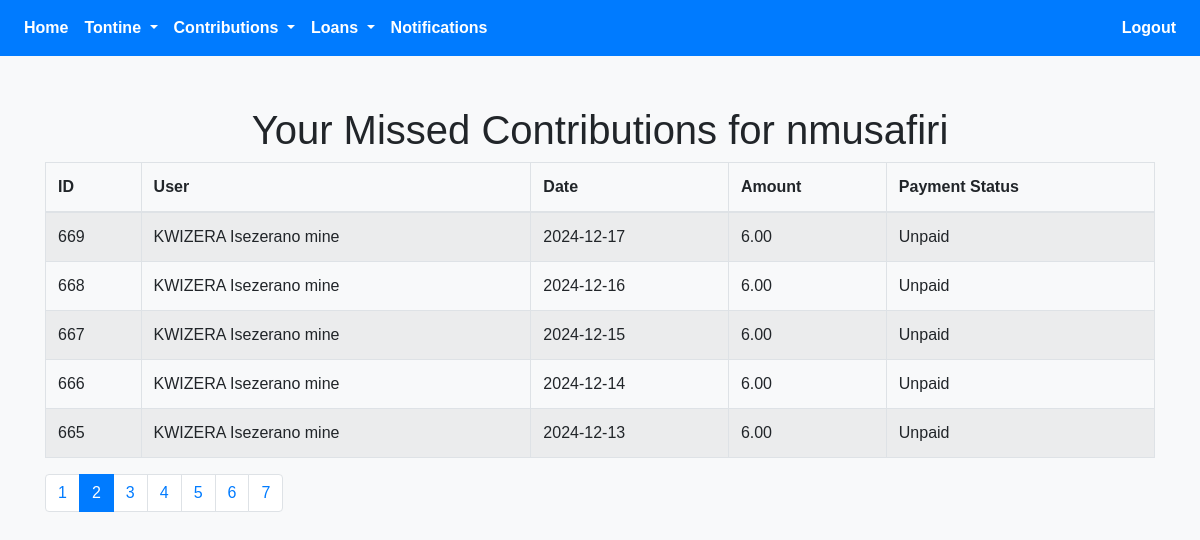
Screenshot of /missed_contribution_admin.php?id=58&page=2 (signed in) with the database file from the repository.
### tables this page shows
CREATE TABLE `tontine` (
  `id` int(11) NOT NULL,
  `tontine_name` varchar(255) NOT NULL,
  `logo` varchar(255) DEFAULT NULL,
  `join_date` date NOT NULL,
  `province` varchar(100) NOT NULL,
  `district` varchar(100) NOT NULL,
  `sector` varchar(100) NOT NULL,
  `total_contributions` decimal(10,2) NOT NULL,
  `occurrence` enum('Daily','Weekly','Monthly') NOT NULL,
  `time` time DEFAULT NULL,
  `day` enum('Monday','Tuesday','Wednesday','Thursday','Friday','Saturday','Sunday') DEFAULT NULL,
  `date` date DEFAULT NULL,
  `created_at` timestamp NOT NULL DEFAULT current_timestamp(),
  `user_id` int(11) DEFAULT NULL,
  `role` varchar(30) NOT NULL,
  `purpose` varchar(255) NOT NULL,
  `rules` varchar(255) NOT NULL,
  `status` enum('Not Justified','Justification Request sent','Justified','Rejected') DEFAULT 'Not Justified',
  `reason` varchar(255) NOT NULL,
  `interest` decimal(10,2) NOT NULL DEFAULT 0.00,
  `payment_frequency` enum('Monthly','Weekly') NOT NULL,
  `frequent_payment_date` date DEFAULT NULL,
  `frequent_payment_day` enum('Monday','Tuesday','Wednesday','Thursday','Friday','Saturday','Sunday') DEFAULT NULL,
  `late_contribution_penalty` int(50) NOT NULL
);

CREATE TABLE `missed_contributions` (
  `id` int(11) NOT NULL,
  `user_id` int(11) NOT NULL,
  `tontine_id` int(11) NOT NULL,
  `missed_amount` decimal(10,2) NOT NULL,
  `missed_date` date NOT NULL,
  `created_at` timestamp NOT NULL DEFAULT current_timestamp(),
  `status` enum('Paid','Unpaid') DEFAULT 'Unpaid'
);

CREATE TABLE `users` (
  `id` int(11) NOT NULL,
  `firstname` varchar(50) NOT NULL,
  `lastname` varchar(50) NOT NULL,
  `phone_number` varchar(15) NOT NULL,
  `idno` varchar(50) NOT NULL,
  `idnotype` varchar(50) NOT NULL,
  `idno_picture` varchar(255) NOT NULL,
  `behalf_name` varchar(30) NOT NULL,
  `behalf_phone_number` varchar(30) NOT NULL,
  `password` varchar(255) NOT NULL,
  `image` varchar(255) NOT NULL,
  `otp` int(11) DEFAULT 0,
  `verified` tinyint(4) NOT NULL DEFAULT 0,
  `otp_used` tinyint(1) NOT NULL DEFAULT 0,
  `otp_login` int(11) NOT NULL DEFAULT 0,
  `otp_forgot` int(11) NOT NULL,
  `otp_behalf` int(11) NOT NULL,
  `otp_behalf_used` tinyint(1) NOT NULL,
  `terms` tinyint(1) DEFAULT 0,
  `created_at` timestamp NOT NULL DEFAULT current_timestamp(),
  `updated_at` timestamp NOT NULL DEFAULT current_timestamp() ON UPDATE current_timestamp(),
  `role` enum('User','Sector','Court') DEFAULT 'User'
);

### missed_contribution_admin.php (the view, shortened to what this page needs)
<?php
require 'config.php';
$tontine_id = isset($_GET['id']) ? (int)$_GET['id'] : null;
$perPage = 5;
$page = isset($_GET['page']) ? (int)$_GET['page'] : 1;
$page = max($page, 1);
$start = ($page - 1) * $perPage;
try {
    $countStmt = $pdo->prepare("
        SELECT COUNT(DISTINCT mc.user_id, mc.missed_date) AS total
        FROM missed_contributions mc
        JOIN users u ON mc.user_id = u.id
        WHERE mc.tontine_id = :tontine_id
    ");
    $countStmt->execute([
        'tontine_id' => $tontine_id,
    ]);
    $totalCount = $countStmt->fetch(PDO::FETCH_ASSOC)['total'];
$stmt = $pdo->prepare("
SELECT mc.id, mc.missed_date, mc.missed_amount, mc.status, u.phone_number, u.firstname, u.lastname, u.id as user_id
FROM missed_contributions mc
JOIN users u ON mc.user_id = u.id
WHERE mc.tontine_id = :tontine_id
AND mc.id IN (
    SELECT MAX(mc.id) FROM missed_contributions mc
    WHERE mc.tontine_id = :tontine_id
    GROUP BY mc.user_id, mc.missed_date
)
ORDER BY mc.missed_date DESC
LIMIT :start, :perPage
");
$stmt->bindValue(':tontine_id', $tontine_id, PDO::PARAM_INT);
$stmt->bindValue(':start', $start, PDO::PARAM_INT);
$stmt->bindValue(':perPage', $perPage, PDO::PARAM_INT);
$stmt->execute();
$contributions = $stmt->fetchAll(PDO::FETCH_ASSOC);
    $tontineStmt = $pdo->prepare("SELECT tontine_name FROM tontine WHERE id = :id");
    $tontineStmt->bindParam(':id', $tontine_id, PDO::PARAM_INT);
    $tontineStmt->execute();
    $tontine = $tontineStmt->fetch(PDO::FETCH_ASSOC);
} catch (PDOException $e) {
    die("Error: " . htmlspecialchars($e->getMessage()));
}
?>
<!DOCTYPE html>
<html lang="en">
<head>
    <link rel="stylesheet" href="https://stackpath.bootstrapcdn.com/bootstrap/4.5.2/css/bootstrap.min.css">
    <link rel="stylesheet" href="https://cdnjs.cloudflare.com/ajax/libs/font-awesome/5.15.4/css/all.min.css">
</head>
<body>
     <nav class="navbar navbar-expand-lg navbar-dark bg-primary">
        <div class="collapse navbar-collapse" id="navbarNav">
            <ul class="navbar-nav mr-auto">
                <li class="nav-item">
                    <a class="nav-link font-weight-bold text-white" href="user_profile.php">Home</a>
                </li>
                <li class="nav-item dropdown">
                    <a class="nav-link dropdown-toggle font-weight-bold text-white" href="#" id="paymentsDropdown" role="button" data-toggle="dropdown" aria-haspopup="true" aria-expanded="false">
                        Tontine
                    </a>
                </li>
                <li class="nav-item dropdown">
                    <a class="nav-link dropdown-toggle font-weight-bold text-white" href="#" id="contributionsDropdown" role="button" data-toggle="dropdown" aria-haspopup="true" aria-expanded="false">
                        Contributions
                    </a>
                </li>
                <li class="nav-item dropdown">
                    <a class="nav-link dropdown-toggle font-weight-bold text-white" href="#" id="loansDropdown" role="button" data-toggle="dropdown" aria-haspopup="true" aria-expanded="false">
                        Loans
                    </a>
                </li>
                <li class="nav-item">
                    <a class="nav-link font-weight-bold text-white" href="#">Notifications</a>
                </li>
            </ul>
            <ul class="navbar-nav ml-auto">
                <li class="nav-item">
                    <a class="nav-link font-weight-bold text-white" href="javascript:void(0);" onclick="confirmLogout();">
                        Logout
                    </a>
                </li>
            </ul>
        </div>
    </nav>
    <div class="container">
        <h1 class="text-center">Your Missed Contributions for <?php echo htmlspecialchars($tontine['tontine_name']); ?></h1>
        <?php if (!empty($contributions)): ?>
          <table class="table table-bordered table-striped">
            <thead>
                <tr>
                    <th>ID</th>
                    <th>User</th>
                    <th>Date</th>
                    <th>Amount</th>
                    <th>Payment Status</th>
                </tr>
            </thead>
            <tbody>
                <?php foreach ($contributions as $contribution): ?>
                  <tr>
  <td><?php echo htmlspecialchars($contribution['id']); ?></td>
  <td><?php echo htmlspecialchars($contribution['firstname'] . ' ' . $contribution['lastname']); ?></td>
  <td><?php echo htmlspecialchars($contribution['missed_date']); ?></td>
  <td><?php echo htmlspecialchars($contribution['missed_amount']); ?></td>
  <td><?php echo htmlspecialchars($contribution['status']); ?></td>
</tr>
                <?php endforeach; ?>
            </tbody>
        </table>
        <div class="text-center">
            <nav aria-label="Page navigation">
                <ul class="pagination">
                    <?php for ($i = 1; $i <= ceil($totalCount / $perPage); $i++): ?>
                        <li class="page-item <?php echo $i == $page ? 'active' : ''; ?>">
                            <a class="page-link" href="?id=<?php echo $tontine_id; ?>&page=<?php echo $i; ?>"><?php echo $i; ?></a>
                        </li>
                    <?php endfor; ?>
                </ul>
            </nav>
        </div>
        <?php else: ?>
            <p class="text-center">No missed contributions found.</p>
        <?php endif; ?>
    </div>
</body>
</html>

### missed_contribution_admin.php (style rules this page uses)
body { background-color: #f8f9fa; font-family: Arial, sans-serif; }
.container { margin-top: 50px; }

### rows the page displays
tontine: tontine_name "nmusafiri"
missed_contributions: id "669", user.lastname "KWIZERA Isezerano mine", missed_date "2024-12-17", missed_amount "6.00", status "Unpaid"
missed_contributions: id "668", user.lastname "KWIZERA Isezerano mine", missed_date "2024-12-16", missed_amount "6.00", status "Unpaid"
missed_contributions: id "667", user.lastname "KWIZERA Isezerano mine", missed_date "2024-12-15", missed_amount "6.00", status "Unpaid"
missed_contributions: id "666", user.lastname "KWIZERA Isezerano mine", missed_date "2024-12-14", missed_amount "6.00", status "Unpaid"
missed_contributions: id "665", user.lastname "KWIZERA Isezerano mine", missed_date "2024-12-13", missed_amount "6.00", status "Unpaid"
